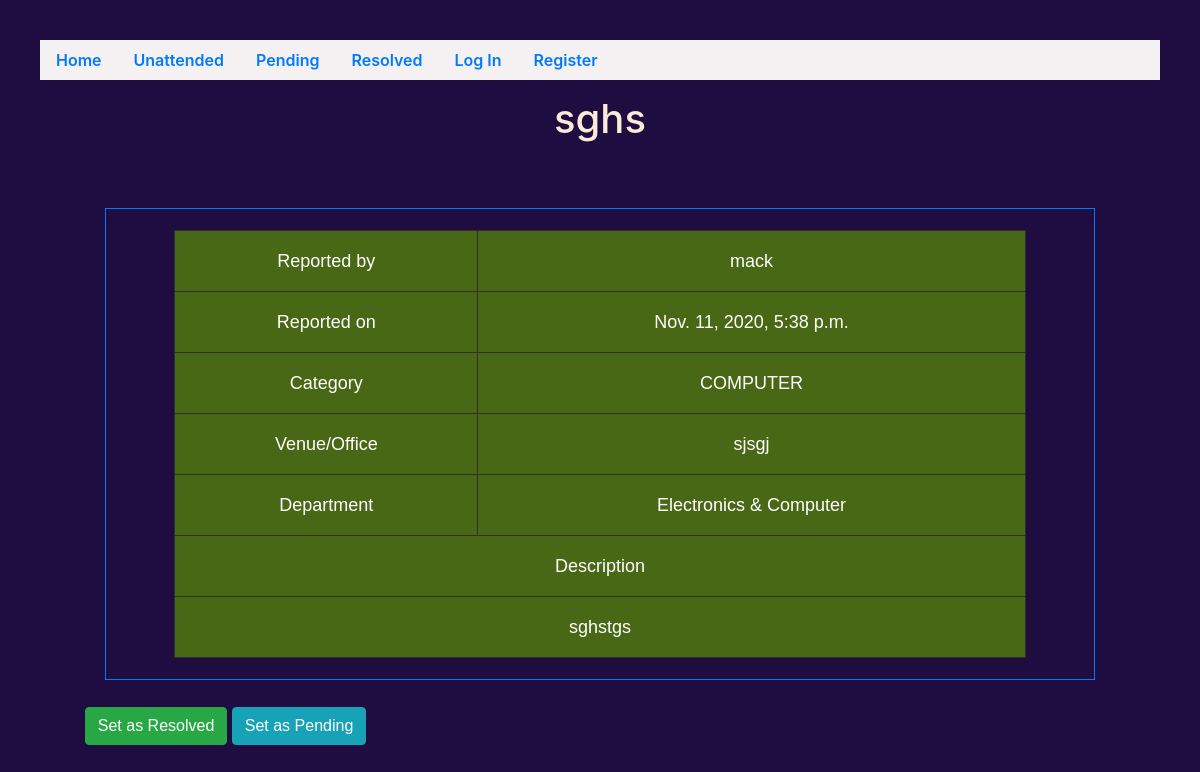
The app's page /report/9 with its own data.
### jedsreport/models.py (models this page shows, shortened)
class Report(models.Model):
    reporter = models.ForeignKey(User, on_delete=models.CASCADE, related_name="reports")
    title = models.CharField(max_length=255)
    description = models.TextField(blank=False)
    timestamp = models.DateTimeField(auto_now_add=True)
    venue = models.CharField(max_length=50)
    department =models.CharField(max_length=150)
    category =models.CharField(max_length=150)
    image = models.ImageField(upload_to="images",null=True, blank=True)
    status_read = models.BooleanField(default=False)

class User(AbstractUser):
    pass

### jedsreport/views.py (the view)
# urls.py: path("report/<int:report_id>", views.report, name="report"),
def report(request,report_id):
    report_view = Report.objects.get(pk=report_id)
    return render(request, "jedsreport/report.html",{
        "report_view":report_view,
    })

### jedsreport/templates/jedsreport/report.html (shortened to what this page needs)
{% extends "jedsreport/layout.html" %}
{% load static %}
{% block body %}
<h1 style="text-align: center;margin:15px;"> {{ report_view.title }}</h1>
<div  id="report">
    <div class="border border-primary" id="report">
        <table style="background-color:rgb(72, 104, 21); width: 90%;">
            <tbody>
                <tr>
                    <td id="pdt"> Reported by </td>
                    <td id="pdt">{{ report_view.reporter.username }}</td>
                </tr>
                <tr>
                    <td id="pdt"> Reported on </td>
                    <td id="pdt">{{ report_view.timestamp }}</td>
                </tr>
                <tr>
                    <td id="pdt"> Category </td>
                    <td id="pdt">{{ report_view.category }}</td>
                </tr>
                <tr>
                    <td id="pdt"> Venue/Office </td>
                    <td id="pdt">{{ report_view.venue }}</td>
                </tr>
                <tr>
                    <td id="pdt"> Department </td>
                    <td id="pdt">{{ report_view.department }}</td>
                </tr>
                <tr>
                    <td id="pdt" colspan="2"> Description </td>
                </tr>
                <tr>
                    <td id="pdt" colspan="2">{{ report_view.description }}</td>
                </tr>
            </tbody>
        </table>
    </div>
    <button id="resolved-expand" class="btn btn-success">Set as Resolved</button>
    <button id="pending-expand" class="btn btn-info">Set as Pending</button>
</div>
{% endblock %}

### jedsreport/static/jedsreport/styles.css (style rules this page uses)
body { background-color: rgb(31, 12, 65); margin: 20px; padding: 20px; color: antiquewhite; }
#report { margin: 2%; padding: 2%; justify-content: center; line-height: 50px; font-family: sans-serif; }
table { margin-left: auto; margin-right: auto; text-align: center; width: 70%; background-color: rgb(24, 23, 23); color: white; font-size: x-large; font-family: 'Lucida Sans', 'Lucida Sans Regular', 'Lucida Grande', 'Lucida Sans Unicode', Geneva, Verdana, sans-serif; }
td { padding: 30px; }
table, th, td { border: 1px solid rgb(49, 46, 46); }
#pdt { padding: 5px; font-size: large; }

### records on screen
Report: title "sghs", reporter.username "mack", timestamp "Nov. 11, 2020, 5:38 p.m.", category "COMPUTER", venue "sjsgj", department "Electronics & Computer", description "sghstgs"
